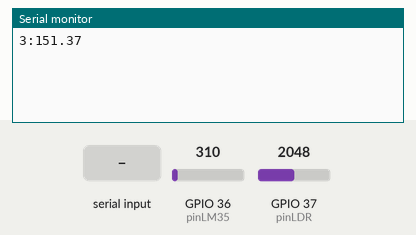
This sketch was run on a simulated ESP32. Parts: the last lines printed to the serial monitor. The inputs (shaded band) are chosen by the test bench; at power-on: GPIO 36 (pinLM35) = 310, GPIO 37 (pinLDR) = 2048.

Above: at 1.2 s.
1.3 s: "1\n" received over Serial
3.8 s: GPIO 36 (pinLM35) set to 372
At 5.1 s:
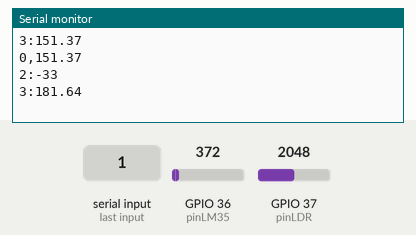
5.3 s: GPIO 37 (pinLDR) set to 2866
At 6.0 s:
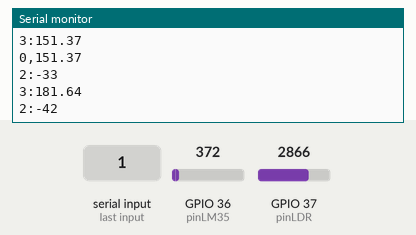
6.8 s: "1:90\n" received over Serial
At 8.2 s:
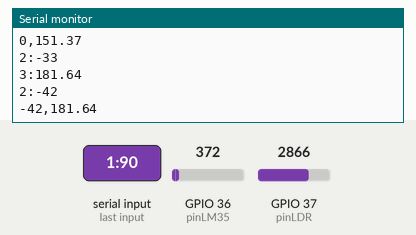
8.3 s: GPIO 36 (pinLM35) set to 434
At 9.6 s:
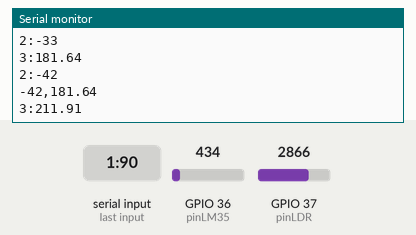
9.8 s: GPIO 37 (pinLDR) set to 3603
At 11.4 s:
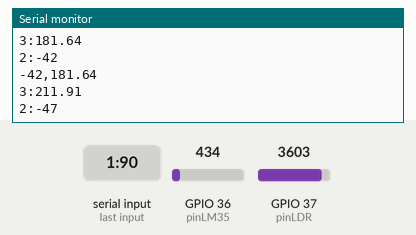
Timing chart, 0 to 12.3 s (numbered marks = the images above; inputs shaded):
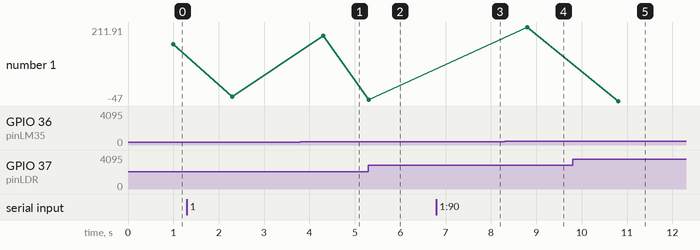

Measured:
- after the input at 3.8 s, the serial monitor: prints a new line after 0.50 s (image 1)
- after the input at 5.3 s, the serial monitor: prints a new line at once (image 2)
- after the input at 6.8 s, the serial monitor: prints a new line after 1.0 s (image 3)
- after the input at 8.3 s, the serial monitor: prints a new line after 0.50 s (image 4)
- after the input at 9.8 s, the serial monitor: prints a new line after 1.0 s (image 5)
- plotted number 1: -33 → 181.64 after the input at 3.8 s, 181.64 → -42 after the input at 5.3 s, -42 → 211.91 after the input at 8.3 s, 211.91 → -47 after the input at 9.8 s

The sketch:

ejercicio4.ino
```cpp
#include <Ticker.h>
const long A = 1000;  // Resistencia en oscuridad de K
const int B = 15;       // Resistencia ala luz (10 Lux) en K
const long Rc = 10;     // Resistencia calibración en K
const int pinLDR = A1;  // Pin del LDR
const int pinLM35 = A0; // Pin de LM35 temp
int Volt, lumAct = 0,lumNuevo;
float tempAct = 0.0, tempNuevo;
int separador, posNueva, option;
String op, cadena, grados;

void leerTemp();
void leerLumin();

Ticker tareaTemp(leerTemp,1000);
Ticker tareaLumin(leerLumin,1500);

void setup (){
    Serial.begin(9600);
    tareaTemp.start();
    tareaLumin.start();
}

void loop(){
  tareaTemp.update();
  tareaLumin.update();

  if(Serial.available()){
      controlPeticiones(Serial.readString());
  }
}

void controlPeticiones(String cadena){
    separador= cadena.indexOf(':');//posicion de ':'
    op = cadena.substring(0,separador);//extrae de 0 hasta :
    option = op.toInt();
    grados = cadena.substring(separador+1);//extrae el resto  de la cadena
    posNueva = grados.toInt();//grados a entero

    switch (option){
      case 1:
          Serial.println(String(lumAct)+","+String(tempAct));
          break;
        //agregar aqui otras opciones para control de actuadores..
    }
    cadena = ""; // Se corrigió para borrar el contenido de la cadena
}

void leerTemp(){
    tempNuevo = analogRead(pinLM35);
    tempNuevo = (tempNuevo * 500.0)/1024.0;
    if(tempNuevo != tempAct){
      tempAct = tempNuevo;
      Serial.println("3:"+ String(tempAct));
    }
}

void leerLumin(){
    Volt = analogRead(pinLDR);//nivel de voltaje leido
    lumNuevo = ((long)(1024-Volt) *A*10)/((long)B*Rc*Volt); //usar si LDR entre GND Y A0
    //lumenes = ((long)Volt*A*10)/((long)B*Rc*(1024-Volt)); //usar si LDR entre A0 y Vcc
    if(lumNuevo != lumAct){
        lumAct = lumNuevo;
        Serial.println("2:"+ String(lumAct));
    }
}
```
